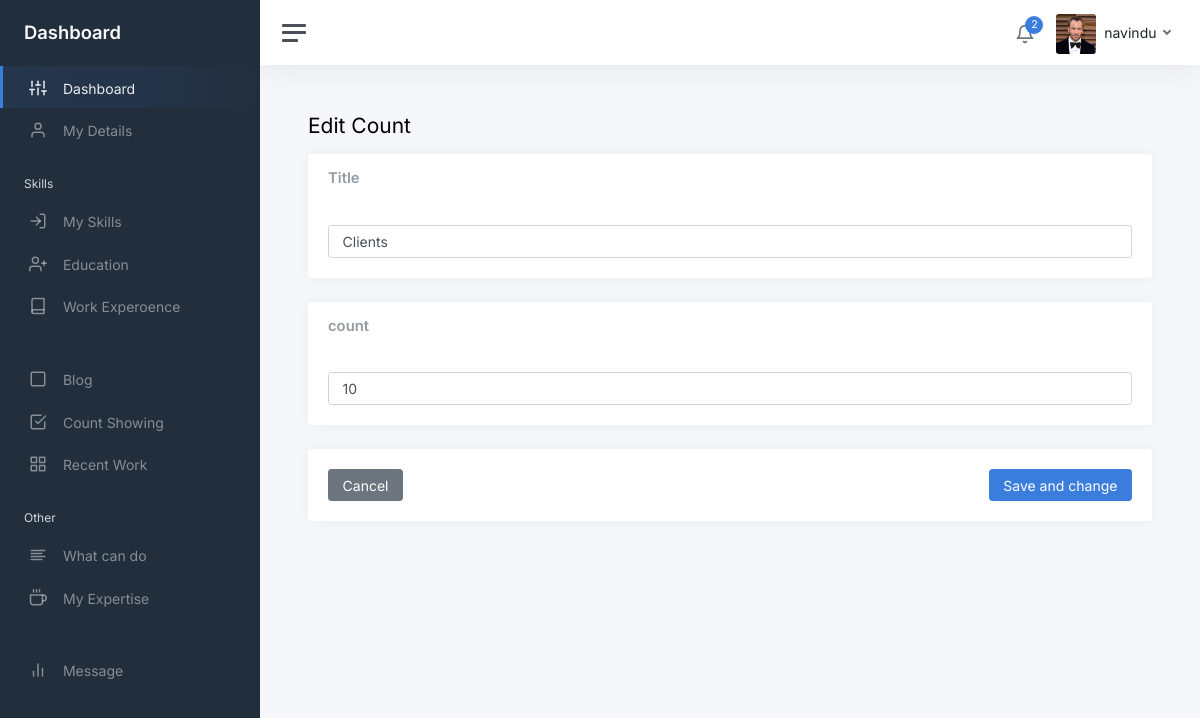
/admin2/static/editcount.php?id=1, run on the app's committed database.
### tables this page shows
CREATE TABLE `Detila` (
  `Id` int(11) NOT NULL,
  `Name` text DEFAULT NULL,
  `Role` text DEFAULT NULL,
  `AboutMe` text DEFAULT NULL,
  `Country` text DEFAULT NULL,
  `Profile_Pic` text DEFAULT NULL,
  `Bg_picture1` text DEFAULT NULL,
  `Bg_picture2` text DEFAULT NULL,
  `Skill_desc` text DEFAULT NULL,
  `email` varchar(255) DEFAULT NULL,
  `address` varchar(255) DEFAULT NULL,
  `telephone` varchar(20) DEFAULT NULL,
  `Cv` text DEFAULT NULL,
  `hirebanner` int(11) DEFAULT NULL
);

CREATE TABLE `Project_count` (
  `Id` int(11) NOT NULL,
  `name` text DEFAULT NULL,
  `count` text DEFAULT NULL
);

### admin2/static/editcount.php (the view, shortened to what this page needs)
<?php
        require_once '../../connection.php';
        require_once './header.php';
        $id = $_GET['id'];
?>
<link rel="stylesheet" href="css/mydetails.css">
            <main class="content">
				<div class="container-fluid p-0">
                <form action="php/edit/count.php" method="post" enctype="multipart/form-data">
					<div class="mb-3">
						<h1 class="h3 d-inline align-middle">Edit Count</h1>
					</div>
                    <?php
                            $sql1 = "SELECT * FROM Project_count WHERE Id ='$id'";
                            $result1 = $conn->query($sql1);
                            while($row1= $result1->fetch_assoc()) {
                    ?>
					<div class="row">
						<div class="col-12">
							<div class="card">
								<div class="card-header">
									<h5 class="card-title mb-0">Title</h5>
								</div>
								<div class="card-body">
									<input type="text" class="form-control" name="Name" placeholder="Enter  Title" value="<?php echo $row1['name'] ?>">
								</div>
							</div>
                            <div class="card">
								<div class="card-header">
									<h5 class="card-title mb-0">count</h5>
								</div>
								<div class="card-body">
									<input type="number" class="form-control" name="count" placeholder="Enter count" value="<?php echo $row1['count'] ?>">
								</div>
							</div>
						</div>
					</div>
                    <?php } ?>
                        <div class="card">
                            <div class="card-body">
                                <div class="finishbtn">
                                <button class="btn btn-secondary" type="button" onclick="goBack()">Cancel</button>
                                        <button class="btn btn-primary" type="submit">Save and change</button>
                                </div>
                            </div>
                        </div>
                </form>
				</div>
			</main>
		</div>
	</div>
</body>
</html>

### admin2/static/header.php (shortened to what this page needs)
<!DOCTYPE html>
<html lang="en">
<head>
	<link href="css/app.css" rel="stylesheet">
</head>
<body>
	<div class="wrapper">
		<nav id="sidebar" class="sidebar js-sidebar">
			<div class="sidebar-content js-simplebar">
				<a class="sidebar-brand" href="index.html">
                    <span class="align-middle">Dashboard</span>
                </a>
				<ul class="sidebar-nav">
					<li class="sidebar-item active">
						<a class="sidebar-link" href="./index.php">
                        <i class="align-middle" data-feather="sliders"></i> <span class="align-middle">Dashboard</span>
                        </a>
					</li>
					<li class="sidebar-item">
						<a class="sidebar-link" href="./mydetails.php">
                        <i class="align-middle" data-feather="user"></i> <span class="align-middle">My Details</span>
                        </a>
					</li>
                    <li class="sidebar-header">
						Skills
					</li>
					<li class="sidebar-item">
						<a class="sidebar-link" href="./skills.php">
                        <i class="align-middle" data-feather="log-in"></i> <span class="align-middle">My Skills</span>
                        </a>
					</li>
					<li class="sidebar-item">
                            <a class="sidebar-link" href="education.php">
                            <i class="align-middle" data-feather="user-plus"></i> <span class="align-middle">Education</span>
                            </a>
					</li>
					<li class="sidebar-item">
						<a class="sidebar-link" href="workexperience.php">
                        <i class="align-middle" data-feather="book"></i> <span class="align-middle">Work Experoence</span>
                        </a>
					</li>
					<li class="sidebar-header">
					</li>
					<li class="sidebar-item">
						<a class="sidebar-link" href="blog.php">
                        <i class="align-middle" data-feather="square"></i> <span class="align-middle">Blog</span>
                        </a>
					</li>
					<li class="sidebar-item ">
						<a class="sidebar-link" href="countshow.php">
                        <i class="align-middle" data-feather="check-square"></i> <span class="align-middle">Count Showing</span>
                        </a>
					</li>
					<li class="sidebar-item">
						<a class="sidebar-link" href="recentwork.php">
                        <i class="align-middle" data-feather="grid"></i> <span class="align-middle">Recent Work</span>
                        </a>
					</li>
                    <li class="sidebar-header">
						Other
					</li>
					<li class="sidebar-item">
						<a class="sidebar-link" href="cando.php">
                        <i class="align-middle" data-feather="align-left"></i> <span class="align-middle">What can do</span>
                        </a>
					</li>
					<li class="sidebar-item">
						<a class="sidebar-link" href="myexpertise.php">
                        <i class="align-middle" data-feather="coffee"></i> <span class="align-middle">My Expertise</span>
                        </a>
					</li>
                    <li class="sidebar-header">
                    </li>
					<li class="sidebar-item">
						<a class="sidebar-link" href="mymsg.php">
                        <i class="align-middle" data-feather="bar-chart-2"></i> <span class="align-middle">Message</span>
                        </a>
					</li>
				</ul>
			</div>
		</nav>
		<div class="main">
			<nav class="navbar navbar-expand navbar-light navbar-bg">
				<a class="sidebar-toggle js-sidebar-toggle">
                    <i class="hamburger align-self-center"></i>
                </a>
				<div class="navbar-collapse collapse">
					<ul class="navbar-nav navbar-align">
						<li class="nav-item dropdown">
							<a class="nav-icon dropdown-toggle" href="mymsg.php">
								<div class="position-relative">
									<i class="align-middle" data-feather="bell"></i>
									<span class="indicator"><?php require_once 'php/showmsgcount.php'; ?></span>
								</div>
							</a>
						</li>
						<li class="nav-item dropdown">
                            <?php
                                $sql = "SELECT * FROM `Detila`";
                                $result = $conn->query($sql);
                                while ($row = $result->fetch_assoc()) {
                            ?>
							<a class="nav-link dropdown-toggle d-none d-sm-inline-block" href="#" data-bs-toggle="dropdown">
                                <img src="../../Assets/profile/<?php echo  $row['Profile_Pic'];?>" class="avatar img-fluid rounded me-1" alt="Charles Hall" /> <span class="text-dark"><?php echo  $row['Name'];?></span>
                            </a>
                            <?php } ?>
						</li>
					</ul>
				</div>
			</nav>

### admin2/static/css/mydetails.css (style rules this page uses)
.finishbtn { display: flex; justify-content: space-between !important; }

### data on the page
detila: Profile_Pic (picture), Name "navindu"
project_count: Name "Clients", count "10"

### other printed values
$rowCount "2"
